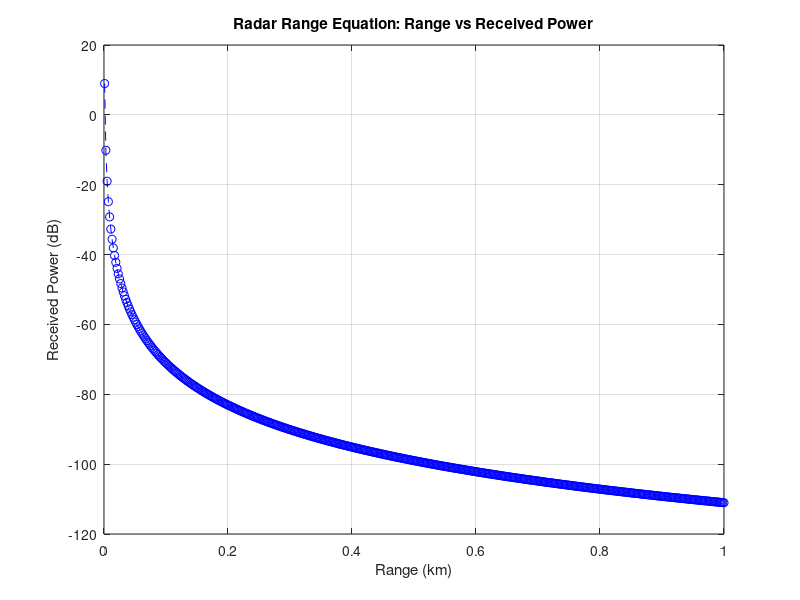

This figure's MATLAB source:
% Radar Range Equation Plot
clc; %clear the command window
clear;  %remove all the variables in the workspace
close all;  % close all the open figure window

% Taking Input from the user 
% 'input' is a builtin functon in matlab for user input
Pt = input('Enter Transmit Power Pt (Watts): ');
Gt = input('Enter Transmit Gain Gt (linear): ');
Gr = input('Enter Receive Gain Gr (linear): ');
sigma = input('Enter Radar Cross Section σ (m^2): ');
lambda = input('Enter Wavelength λ (m): ');

% Define range vector (e.g., 1 km to 100 km)
% creating a vector variable R
%linspace is a matlab function that generate linearly spaced vector for the plot function.
%linspace[start( start value ), end( End value), Number of points (how many points we need in between the start and end point)]
R = linspace(1, 1000, 500);   % in meters

% Radar range equation
% Received power forumula
% put .* , ./ , .^  simple multiplication not matrix multiplication.
Pr = (Pt .* Gt .* Gr .* sigma .* lambda.^2) ./ ((4*pi)^3 .* (R.^4));


%fprintf --> print the output
%  %.2f --> 2 decibal values
fprintf("Maximum range=%.2f km\n",Pr/1000); 

% Convert to dB scale

Pr_dB = 10*log10(Pr);  % converting the linear scale to db scale for plotting the graph the received power is always calculated in dB

% Plot  --->the main function for 2D plot
figure; % A function that opens a graph window

 plot(R/1e3, Pr_dB,'b--o');    % plot (X axis , Y axis, Style)  
 %style 'b--o'
 % b --> blue, --  --> dashed line o --> circle marked 
 
grid on;    % enables grid line on the current axis  for better readability

% label() function to label y and x axis
xlabel('Range (km)');    
ylabel('Received Power (dB)');

%title() for the title of the figure window
title('Radar Range Equation: Range vs Received Power');




